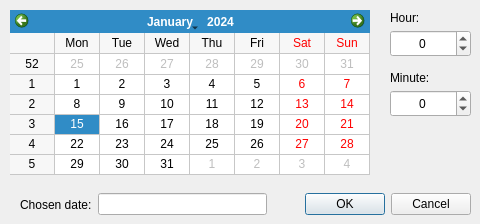
<?xml version="1.0" encoding="UTF-8"?>
<ui version="4.0">
 <class>DatetimeDialog</class>
 <widget class="QDialog" name="DatetimeDialog">
  <property name="geometry">
   <rect>
    <x>0</x>
    <y>0</y>
    <width>480</width>
    <height>224</height>
   </rect>
  </property>
  <property name="windowTitle">
   <string>Choose date and time</string>
  </property>
  <property name="windowIcon">
   <iconset theme="office-calendar">
    <normaloff/>
   </iconset>
  </property>
  <property name="locale">
   <locale language="English" country="UnitedStates"/>
  </property>
  <widget class="QCalendarWidget" name="calendarWidget">
   <property name="geometry">
    <rect>
     <x>10</x>
     <y>10</y>
     <width>360</width>
     <height>165</height>
    </rect>
   </property>
   <property name="gridVisible">
    <bool>true</bool>
   </property>
  </widget>
  <widget class="QSpinBox" name="hourSpinBox">
   <property name="geometry">
    <rect>
     <x>390</x>
     <y>30</y>
     <width>81</width>
     <height>27</height>
    </rect>
   </property>
   <property name="wrapping">
    <bool>true</bool>
   </property>
   <property name="alignment">
    <set>Qt::AlignCenter</set>
   </property>
   <property name="maximum">
    <number>23</number>
   </property>
  </widget>
  <widget class="QLabel" name="hourLabel">
   <property name="geometry">
    <rect>
     <x>390</x>
     <y>10</y>
     <width>81</width>
     <height>16</height>
    </rect>
   </property>
   <property name="text">
    <string>Hour:</string>
   </property>
  </widget>
  <widget class="QSpinBox" name="minuteSpinBox">
   <property name="geometry">
    <rect>
     <x>390</x>
     <y>90</y>
     <width>81</width>
     <height>27</height>
    </rect>
   </property>
   <property name="wrapping">
    <bool>true</bool>
   </property>
   <property name="alignment">
    <set>Qt::AlignCenter</set>
   </property>
   <property name="buttonSymbols">
    <enum>QAbstractSpinBox::UpDownArrows</enum>
   </property>
   <property name="maximum">
    <number>59</number>
   </property>
   <property name="singleStep">
    <number>10</number>
   </property>
  </widget>
  <widget class="QLabel" name="minuteLabel">
   <property name="geometry">
    <rect>
     <x>390</x>
     <y>70</y>
     <width>81</width>
     <height>16</height>
    </rect>
   </property>
   <property name="text">
    <string>Minute:</string>
   </property>
  </widget>
  <widget class="QWidget" name="layoutWidget">
   <property name="geometry">
    <rect>
     <x>20</x>
     <y>190</y>
     <width>451</width>
     <height>29</height>
    </rect>
   </property>
   <layout class="QHBoxLayout" name="horizontalLayout">
    <item>
     <widget class="QLabel" name="statusLabel">
      <property name="text">
       <string>Chosen date:</string>
      </property>
     </widget>
    </item>
    <item>
     <widget class="QLineEdit" name="currentDate">
      <property name="enabled">
       <bool>true</bool>
      </property>
      <property name="alignment">
       <set>Qt::AlignCenter</set>
      </property>
      <property name="readOnly">
       <bool>true</bool>
      </property>
     </widget>
    </item>
    <item>
     <spacer name="statusSpacer">
      <property name="orientation">
       <enum>Qt::Horizontal</enum>
      </property>
      <property name="sizeType">
       <enum>QSizePolicy::Fixed</enum>
      </property>
      <property name="sizeHint" stdset="0">
       <size>
        <width>30</width>
        <height>20</height>
       </size>
      </property>
     </spacer>
    </item>
    <item>
     <widget class="QDialogButtonBox" name="buttonBox">
      <property name="orientation">
       <enum>Qt::Horizontal</enum>
      </property>
      <property name="standardButtons">
       <set>QDialogButtonBox::Cancel|QDialogButtonBox::Ok</set>
      </property>
     </widget>
    </item>
   </layout>
  </widget>
 </widget>
 <resources/>
 <connections>
  <connection>
   <sender>buttonBox</sender>
   <signal>accepted()</signal>
   <receiver>DatetimeDialog</receiver>
   <slot>accept()</slot>
   <hints>
    <hint type="sourcelabel">
     <x>458</x>
     <y>201</y>
    </hint>
    <hint type="destinationlabel">
     <x>157</x>
     <y>217</y>
    </hint>
   </hints>
  </connection>
  <connection>
   <sender>buttonBox</sender>
   <signal>rejected()</signal>
   <receiver>DatetimeDialog</receiver>
   <slot>reject()</slot>
   <hints>
    <hint type="sourcelabel">
     <x>460</x>
     <y>201</y>
    </hint>
    <hint type="destinationlabel">
     <x>286</x>
     <y>217</y>
    </hint>
   </hints>
  </connection>
  <connection>
   <sender>calendarWidget</sender>
   <signal>clicked(QDate)</signal>
   <receiver>DatetimeDialog</receiver>
   <slot>updateDate()</slot>
   <hints>
    <hint type="sourcelabel">
     <x>323</x>
     <y>105</y>
    </hint>
    <hint type="destinationlabel">
     <x>418</x>
     <y>150</y>
    </hint>
   </hints>
  </connection>
  <connection>
   <sender>minuteSpinBox</sender>
   <signal>valueChanged(int)</signal>
   <receiver>DatetimeDialog</receiver>
   <slot>updateDate()</slot>
   <hints>
    <hint type="sourcelabel">
     <x>427</x>
     <y>108</y>
    </hint>
    <hint type="destinationlabel">
     <x>406</x>
     <y>125</y>
    </hint>
   </hints>
  </connection>
  <connection>
   <sender>hourSpinBox</sender>
   <signal>valueChanged(int)</signal>
   <receiver>DatetimeDialog</receiver>
   <slot>updateDate()</slot>
   <hints>
    <hint type="sourcelabel">
     <x>411</x>
     <y>45</y>
    </hint>
    <hint type="destinationlabel">
     <x>452</x>
     <y>126</y>
    </hint>
   </hints>
  </connection>
 </connections>
 <slots>
  <slot>updateDate()</slot>
 </slots>
</ui>
